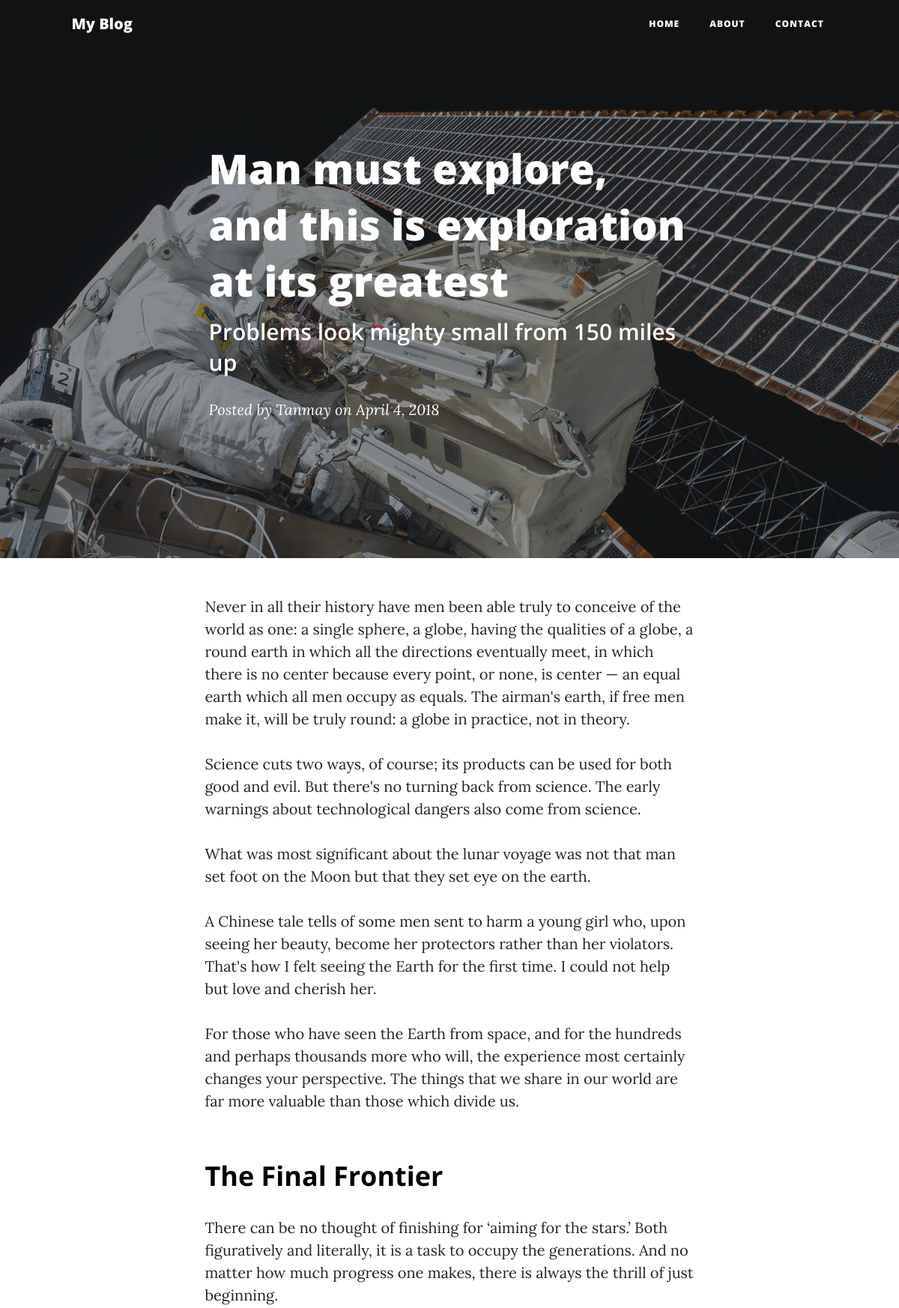
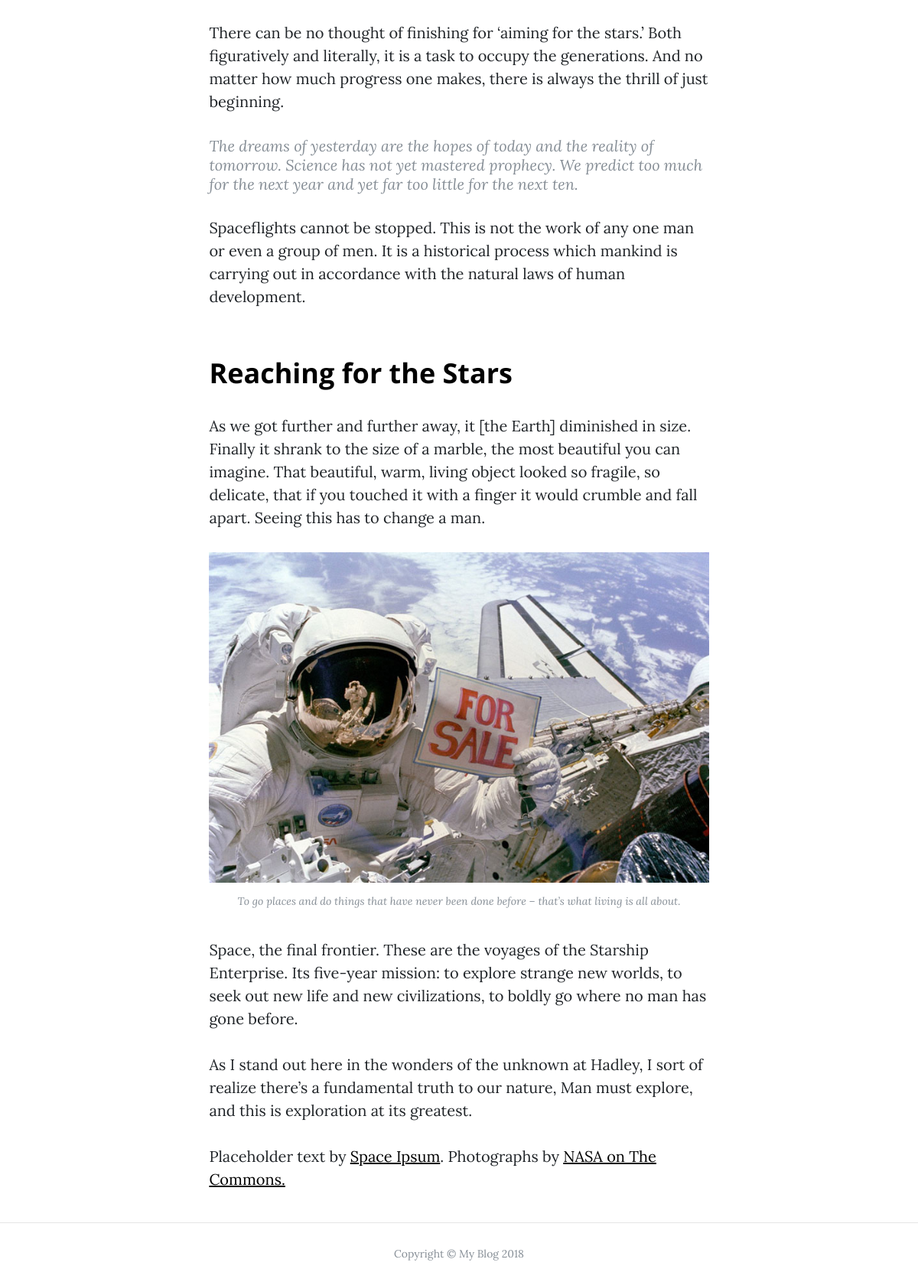
Screenshot of /post.php?site_title=My Blog&post_id=1 with the database file from the repository (2 pictures, top to bottom).
### tables this page shows
CREATE TABLE `User` (
  `user_id` int(11) NOT NULL AUTO_INCREMENT,
  `fname` varchar(20) DEFAULT NULL,
  `lname` varchar(20) DEFAULT NULL,
  `email` varchar(50) DEFAULT NULL,
  `password` varchar(50) DEFAULT NULL,
  `site_title` varchar(30) DEFAULT NULL,
  `tagline` varchar(50) DEFAULT NULL,
  `username` varchar(30) DEFAULT NULL,
  PRIMARY KEY (`user_id`)
);

CREATE TABLE `Posts` (
  `user_id` int(11) NOT NULL,
  `post_id` int(11) NOT NULL AUTO_INCREMENT,
  `title` varchar(500) DEFAULT NULL,
  `sub_title` varchar(800) DEFAULT NULL,
  `content` varchar(60000) DEFAULT NULL,
  `image` varchar(500) DEFAULT NULL,
  `Date` varchar(30) DEFAULT NULL,
  PRIMARY KEY (`post_id`),
  KEY `user_id` (`user_id`),
  CONSTRAINT `posts_ibfk_1` FOREIGN KEY (`user_id`) REFERENCES `User` (`user_id`)
);

### php/Database.php (called while the page is built, shortened)
<?php
class Db{
    private $conn;
    public function __construct($host, $username, $password, $db_name)
    {
            try {
                $this->conn = new PDO("mysql:host=localhost;dbname=Blog", "root", "root");
                $this->conn->setAttribute( PDO::ATTR_DEFAULT_FETCH_MODE, PDO::FETCH_ASSOC);
                $this->conn->exec("SET CLIENT_ENCODING TO UTF8");
                return $this->conn;
            }
            catch (PDOException $err) {
                echo "DB facing Problem";
                $err->getMessage();
               file_put_contents('PDOErrors.txt',$err, FILE_APPEND);
                die();
            }
        return $this->conn;
    }
    public function execSql($sql, $params, & $result_set)
    {
        $result = $this->conn->prepare($sql);
        $result->execute($params);
        if($result == FALSE)
        {
            $result_set   = NULL;
            $return_value = FALSE;
        }
        else if($result->rowCount() == 0)
        {
            $result_set   = NULL;
            $return_value = TRUE;
        }else
        {
            $result_set   = $result->fetchAll();
            $return_value = TRUE;
        }
        return $return_value;
    }
}

### post.php (the view, shortened to what this page needs)
<?php
require_once('php/Database.php');
$db = new Db(DB_SERVER, DB_USER, DB_PASSWORD, DB_DATABASE);
$site_title = $_GET['site_title'];
$post_id = $_GET['post_id'];
$query = "select * from User where site_title = ?";
$result = $db->execSql($query, array($site_title), $response);
$query = "select * from Posts where post_id = ?";
$result = $db->execSql($query, array($post_id), $post);
$post = $post[0];
$array = explode("\n", $post['content']);
?>
<!DOCTYPE html>
<html>
<head>
<link rel="stylesheet" href="css/style.css">
</head>
<body>
    <nav>
      <div class="container">
          <a class="navbar-brand" href="index.php?site_title=<?= $response[0]['site_title']?>"><?= $response[0]['site_title']?></a>
          <ul class="navbar-nav">
              <li class="nav-item"><a href="index.php?site_title=<?= $response[0]['site_title']?>">Home</a></li>
              <li class="nav-item"><a href="about.php?site_title=<?= $response[0]['site_title']?>">About</a></li>
              <li class="nav-item"><a href="contact.php?site_title=<?= $response[0]['site_title']?>">Contact</a></li>
          </ul>
      </div>
    </nav>
    <header class="headimage" style="background-image: url('images/<?=$post['image']?>.jpg')">
        <div class="overlay"></div>
        <div class="container">
            <div class="site-heading">
                <h1><?=$post['title']?></h1>
                <h2 class="subheading"><?=$post['sub_title']?></h2>
                <span class="meta">Posted by
                  <a href="#"><?=$response[0]['fname']?></a>
                  on <?=$post['Date']?></span>
            </div>
    </header>
    <div class="container">
        <div class="post">
            <?php for($i = 0; $i < sizeof($array); $i++){
                if(substr($array[$i], 0, 3) === "[h]"){
                    $array[$i] = substr($array[$i], 3);
                    $array[$i] = substr($array[$i], 0, -4);
                    echo "<h2 class='section-heading'>".$array[$i]."</h2>";
                }
                else if(substr($array[$i], 0, 3) === "[q]"){
                    $array[$i] = substr($array[$i], 3);
                    $array[$i] = substr($array[$i], 0, -4);
                    echo "<blockquote class='blockquote'>".$array[$i]."</blockquote>";
                }
                else if(substr($array[$i], 0, 3) === "[i]"){
                    $array[$i] = substr($array[$i], 3);
                    $array[$i] = substr($array[$i], 0, -4);
                    echo "<img class='img-fluid' src='images/".$array[$i].".jpg' alt=''>";
                }
                else if(substr($array[$i], 0, 3) === "[c]"){
                    $array[$i] = substr($array[$i], 3);
                    $array[$i] = substr($array[$i], 0, -4);
                    echo "<span class='caption text-muted'>".$array[$i]."</span>";
                }
                else if(strpos($array[$i], '[/l]') !== false){
                    $array[$i] = str_replace("[/l]","</a>",$array[$i]);
                    $array[$i] = str_replace("]","' style='color:black;'>",$array[$i]);
                    $array[$i] = str_replace("[l","<a href='",$array[$i]);
                    echo "<p>".$array[$i]."</p>";
                }
                else{
                    echo "<p>".$array[$i]."</p>";
                }
            }
             ?>
        </div>
    </div>
    <hr />
    <footer>
        <div class="container">
            <div class="post">
                <p class="copyright">Copyright &copy; <?= $response[0]['site_title']?> 2018</p>
            </div>
        </div>
    </footer>
</body>
</html>

### css/style.css (style rules this page uses)
body { margin-left: 0px; margin-right: 0px; margin-top: 0px; }
nav { font-family: 'Open Sans', 'Helvetica Neue', Helvetica, Arial, sans-serif; padding-top: 18px; padding-bottom: 18px; padding-left: 16px; padding-right: 16px; position: fixed; top: 0; right: 0; left: 0; z-index: 1030; }
.navbar-brand { font-weight: 800; margin-top: 10px; padding-top: 10px; padding-bottom: 10px; font-size: 20px; color: #fff; text-decoration: none; }
.navbar-nav { position: absolute; top: 0; right: 0; font-size: 12px; font-weight: 800; letter-spacing: 1px; text-transform: uppercase; color: #fff; list-style: none; margin-top: 0; display: flex; }
.nav-item { padding: 5px 20px 10px 20px; }
.nav-item a { text-decoration: none; color: #fff; }
.headimage { margin-bottom: 50px; background: no-repeat center center; background-color: #868e96; background-attachment: scroll; position: relative; background-size: cover; }
.overlay { position: absolute; top: 0; left: 0; height: 100%; width: 100%; background-color: #212529; opacity: .5; }
.container { margin-left: 5.5%; margin-right: 5.5%; padding-left: 1.3%; padding-right: 1.3%; position: relative; }
.site-heading { padding-top: 18%; padding-bottom: 18%; color: #fff; text-align: center; }
.site-heading h1 { position: relative; font-size: 80px; color: white; font-weight: 900; font-family: 'Open Sans', 'Helvetica Neue', Helvetica, Arial, sans-serif; margin-top: 0; margin-bottom: 0; }
.site-heading h2 { position: relative; font-size: 30px; color: white; font-weight: 600; font-family: 'Open Sans', 'Helvetica Neue', Helvetica, Arial, sans-serif; margin-top: 10px; margin-bottom: 30px; }
.meta { font-size: 20px; font-weight: 300; font-style: italic; font-family: Lora,'Times New Roman',serif; }
.meta>a { text-decoration: none; color: #fff; }
.subheading { position: relative; font-size: 24px; color: white; text-align: center; font-weight: 300; font-family: 'Open Sans', 'Helvetica Neue', Helvetica, Arial, sans-serif; margin-top: 0; margin-bottom: 0; }
.post { margin-left: 17%; margin-right: 17%; margin-bottom: 4%; padding-left: 1.5%; padding-right: 1.5%; font-family: 'Open Sans', 'Helvetica Neue', Helvetica, Arial, sans-serif; }
.post>p { font-size: 20px; color: #212529; font-family: Lora,'Times New Roman',serif; line-height: 1.5; margin-top: 30px; margin-right: 0px; margin-bottom: 30px; margin-left: 0px; }
.section-heading { font-size: 36px; font-weight: 700; margin-top: 60px; }
blockquote { font-style: italic; color: #868e96; margin-top: 0px; margin-right: 0px; margin-left: 0px; margin-bottom: 1rem; font-size: 1.25rem; font-family: Lora,'Times New Roman',serif; }
.img-fluid { max-width: 100%; height: auto }
.caption { font-size: 14px; font-style: italic; display: block; margin: 0; padding: 10px; text-align: center; border-bottom-right-radius: 5px; border-bottom-left-radius: 5px; color: #868e96!important; font-family: Lora,'Times New Roman',serif; }
hr { margin-top: 1rem; margin-bottom: 1rem; border: 0; border-top: 1px solid rgba(0,0,0,.1); }
footer .copyright { margin-top: 30px; font-size: 14px; margin-bottom: 0; text-align: center; color: #868e96; }

### post.php (style rules this page uses)
.site-heading { padding-left: 19%; padding-right: 19%; text-align: left; }
.site-heading h1 { font-size: 55px; }
.subheading { text-align: left; }

### rows the page displays
user: site_title "My Blog", fname "Tanmay"
posts: image (picture), title "Man must explore, and this is exploration at its greatest", sub_title "Problems look mighty small from 150 miles up", Date "April 4, 2018"

### other values shown
$array[$i] "Science cuts two ways, of course; its products can be used for both good and evil. But there's no turning back from science. The early warnings about technological dangers also come from science."
$array[$i] "What was most significant about the lunar voyage was not that man set foot on the Moon but that they set eye on the earth."
$array[$i] "The Final Frontier"
$array[$i] "The dreams of yesterday are the hopes of today and the reality of tomorrow. Science has not yet mastered prophecy. We predict too much for the next year and yet far too little for the next ten."
$array[$i] "Reaching for the Stars"
$array[$i] "To go places and do things that have never been done before – that’s what living is all about."
$array[$i] "As I stand out here in the wonders of the unknown at Hadley, I sort of realize there’s a fundamental truth to our nature, Man must explore, and this is exploration at its greatest."
str_replace("[/l]","</a>",$array[$i]) "Placeholder text by Space Ipsum . Photographs by NASA on The Commons."
